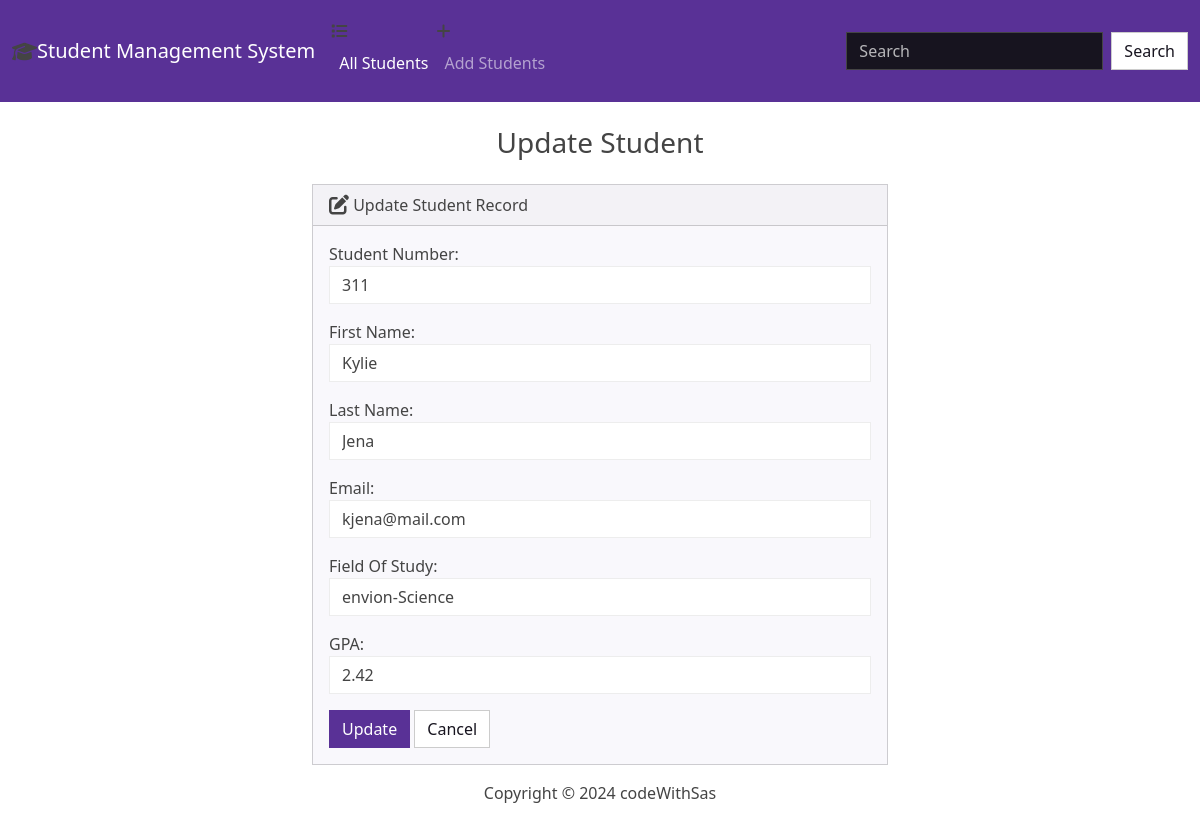
Page /edit/1/ on the committed database.
### students/models.py (models this page shows, shortened)
class Students(models.Model):
    student_Number=models.PositiveIntegerField()
    first_name=models.CharField(max_length=50)
    last_name=models.CharField(max_length=50)
    email=models.EmailField(max_length=100)
    fiels_of_study=models.CharField(max_length=50)
    gpa=models.FloatField()

### students/views.py (the view)
# urls.py: path("", views.index, name='index'), path('<int:id>', views.view_student, name='view_student'), path('add/', views.add, name='add'), path('edit/<str:pk>/', views.edit, name='edit'), path('delete/<str:
def edit(request, pk):
    if request.method=='POST':
        student=Students.objects.get(id=pk)
        form=StudentForms(request.POST, instance=student)
        if form.is_valid():
            form.save()
        return render(request, 'student/index.html', {form:form, 'success':True})
    else:
        student=Students.objects.get(id=pk)
        form=StudentForms(instance=student)
        return render(request, 'students/edit.html', {'form':form})

### students/forms.py
class StudentForms(forms.ModelForm):
    class Meta:
        model=Students
        fields=['student_Number','first_name', 'last_name', 'email', 'fiels_of_study', 'gpa']
        labels={
        'student_Number':'Student Number',
        'first_name':"First Name",
        'last_name':"Last Name",
        'email':"Email",
        'fiels_of_study': "Field Of Study",
        'gpa':"GPA"
            }
        widgets={
        'student_Number':forms.NumberInput(attrs={'class':"form-control"}),
        'first_name':forms.TextInput(attrs={'class':"form-control"}),
        'last_name':forms.TextInput(attrs={'class':"form-control"}),
        'email':forms.EmailInput(attrs={'class':"form-control"}),
        'fiels_of_study':forms.TextInput(attrs={'class':"form-control"}),
        'gpa':forms.NumberInput(attrs={'class':"form-control"})
            }

### students/templates/students/edit.html
{% extends 'students/base.html' %} {% block body %}
<h3 class="text-center m-4">Update Student</h3>
{% if success %}
<div class="alert alert-success" role="alert">
  The student Updated Successfully.
  <a href="{% url 'index' %}" class="alert-link">Go to HomePage</a>
</div>
{% else %}
<div class="row justify-content-center">
  <div class="col-6">
    <div class="card bg-light mb-3">
      <div class="card-header">
        <i class="fa-solid fa-pen-to-square fa-lg"></i> Update Student Record
      </div>
      <div class="card-body">
        <form action="" method="post">
          {% csrf_token %} {{form.as_p}}
          <button type="submit" class="btn btn-primary">Update</button>
          <a href="{% url 'index' %}" class="btn btn-secondary">Cancel</a>
        </form>
      </div>
    </div>
  </div>
</div>
{% endif %} {% endblock %}

### rows in the picture
Students: student_Number "311", first_name "Kylie", last_name "Jena", email "kjena@mail.com", fiels_of_study "envion-Science", gpa "2.42"
